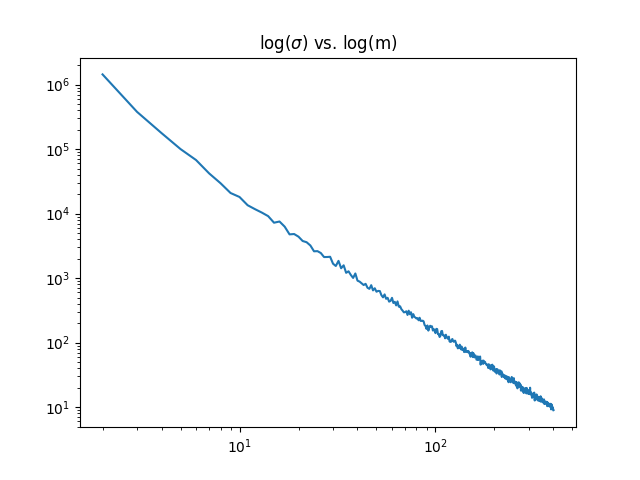

Write the Python code that produced this figure.
import numpy as np
import matplotlib.pyplot as plt
import time
from sklearn.datasets import load_boston
import warnings
warnings.filterwarnings("ignore")
BATCHES = 50
eta = 2e-6 #learning rate, which i used for finding w (the related code is commented out)
Round = 500

class BatchSampler(object):
    '''
    A (very) simple wrapper to randomly sample batches without replacement.

    You shouldn't need to touch this.
    '''

    def __init__(self, data, targets, batch_size):
        self.num_points = data.shape[0]
        self.features = data.shape[1]
        self.batch_size = batch_size

        self.data = data
        self.targets = targets

        self.indices = np.arange(self.num_points)

    def random_batch_indices(self, m=None):
        '''
        Get random batch indices without replacement from the dataset.

        If m is given the batch will be of size m. Otherwise will default to the class initialized value.
        '''
        if m is None:
            indices = np.random.choice(self.indices, self.batch_size, replace=False)
        else:
            indices = np.random.choice(self.indices, m, replace=False)
        return indices

    def get_batch(self, m=None):
        '''
        Get a random batch without replacement from the dataset.

        If m is given the batch will be of size m. Otherwise will default to the class initialized value.
        '''
        indices = self.random_batch_indices(m)
        X_batch = np.take(self.data, indices, 0)
        y_batch = self.targets[indices]
        return X_batch, y_batch


def load_data_and_init_params():
    '''
    Load the Boston houses dataset and randomly initialise linear regression weights.
    '''
    print('------ Loading Boston Houses Dataset ------')
    X, y = load_boston(True)
    X = np.concatenate((np.ones((X.shape[0],1)),X),axis=1) #add constant one feature - no bias needed
    features = X.shape[1]

    # Initialize w
    w = np.random.randn(features)

    print("Loaded...")
    print("Total data points: {0}\nFeature count: {1}".format(X.shape[0], X.shape[1]))
    print("Random parameters, w: {0}".format(w))
    print('-------------------------------------------\n\n\n')

    return X, y, w


def cosine_similarity(vec1, vec2):
    '''
    Compute the cosine similarity (cos theta) between two vectors.
    '''
    dot = np.dot(vec1, vec2)
    sum1 = np.sqrt(np.dot(vec1, vec1))
    sum2 = np.sqrt(np.dot(vec2, vec2))

    return dot / (sum1 * sum2)

#TODO: implement linear regression gradient
def lin_reg_gradient(X, y, w, m): #Add m here for batch size
    '''
    Compute gradient of linear regression model parameterized by w
    '''
    batch_grad = -2 * np.dot(X.transpose() , (y - np.dot(X,w))) / m

    return batch_grad
    # raise NotImplementedError()

def main():
    # Load data and randomly initialise weights
    X, y, w = load_data_and_init_params()
    # Create a batch sampler to generate random batches from data
    batch_sampler = BatchSampler(X, y, BATCHES)
    w_backup = w #backup the w, for true/mini-batch gradient comparison

    # Traditional way to calculate gradient
    batch_grad_old = np.zeros(w.shape[0])
    batch_grad_old = lin_reg_gradient(X, y, w, len(X))
    print 'True gradient: \n', batch_grad_old


    # Use mini-batch to calculate gradient
    batch_grad_new = np.zeros(w.shape[0])
    for i in range(Round):
        # Initialize w again, using the same w as true gradient
        w = w_backup
        X_b, y_b = batch_sampler.get_batch()
        batch_grad_new += lin_reg_gradient(X_b, y_b, w, BATCHES)/Round
    print 'Gradient using mini-batch:\n', batch_grad_new

    batch_diff = np.zeros(w.shape[0])
    print 'the gradient diff in square distance is %.1f' %(np.sum((batch_grad_new - batch_grad_old)**2))
    print 'the gradient diff using cos similiarity is %.6f' %(cosine_similarity(batch_grad_new, batch_grad_old))


    # Code for Calculating the w using gradient and verify with target y
    # # Initialize w again
    # w = np.random.randn(w.shape[0])
    # batch_grad = np.zeros(w.shape[0])
    # error = 1 # Defined for the sum for squared difference between y_hat and y
    # w_temp = np.zeros(w.shape[0])
    # while error >= 2e-14:
    #     batch_grad = -0.5 * np.dot(X.transpose() , (y - np.dot(X,w))) / len(X)
    #     w_temp = w
    #     w = w - eta * batch_grad
    #     error = (np.sum((w-w_temp)**2))
    #     print 'error = %.4g, squared dist error = %.4f, cos similiarity = %.4f' %(error, np.sum(y - np.dot(X,w))**2, cosine_similarity(y, np.dot(X, w)))
    # y_pred = np.dot(X, w)
    # mse = ((y - y_pred)**2).mean()
    # print 'Final result after error goes <= 2e-14'
    # print 'squared dist error = %.4f, cos similiarity = %.4f' %(np.sum(y - np.dot(X,w))**2, cosine_similarity(y, np.dot(X, w)))
    # print 'mse = %.4f' %(mse)
    ############################################

    print 'it takes several seconds for q3.6 plot'
    # Initialize w again
    w = np.random.randn(w.shape[0])
    w_backup = w
    m = np.linspace(1,400,400)
    var = np.zeros(len(m))
    for i in range(len(m)):
        batch_grad_last = np.zeros(Round)
        for j in range(Round):
            w = w_backup
            X_b, y_b = batch_sampler.get_batch()
            # I randomly choose w5 for wj in this question (random decision by me...)
            batch_grad_last[j] = lin_reg_gradient(X_b, y_b, w, i)[5]
        avg = np.mean(batch_grad_last)

        for k in range(Round):
            var[i] += ((batch_grad_last[k] - avg)**2) / Round
    plt.plot(m,var)
    plt.title(r'log($\sigma$) vs. log(m)')
    plt.xscale('log')
    plt.yscale('log')
    plt.show()


if __name__ == '__main__':
    main()
